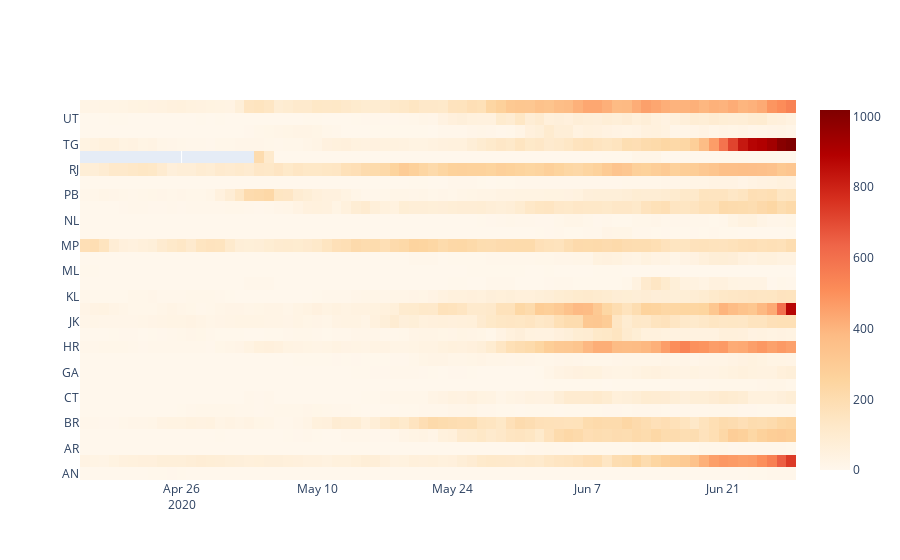

Notebook code for this chart:
### Code cell
fig = go.Figure(data=go.Heatmap(df_to_plotly(rem_state_df),colorscale='OrRd'))
fig.show()

### Figure 1 — Plotly figure (JSON) as saved in the notebook; plotly's stock layout.template omitted (floating-point values rounded to 4 significant figures; data arrays with more than 128 entries replaced by an {"elided": "..."} marker saying what was removed)
{"data": [{"colorscale": [[0, "rgb(255,247,236)"], [0.125, "rgb(254,232,200)"], [0.25, "rgb(253,212,158)"], [0.375, "rgb(253,187,132)"], [0.5, "rgb(252,141,89)"], [0.625, "rgb(239,101,72)"], [0.75, "rgb(215,48,31)"], [0.875, "rgb(179,0,0)"], [1, "rgb(127,0,0)"]], "type": "heatmap", "x": ["2020-04-16", "2020-04-17", "2020-04-18", "2020-04-19", "2020-04-20", "2020-04-21", "2020-04-22", "2020-04-23", "2020-04-24", "2020-04-25", "2020-04-26", "2020-04-27", "2020-04-28", "2020-04-29", "2020-04-30", "2020-05-01", "2020-05-02", "2020-05-03", "2020-05-04", "2020-05-05", "2020-05-06", "2020-05-07", "2020-05-08", "2020-05-09", "2020-05-10", "2020-05-11", "2020-05-12", "2020-05-13", "2020-05-14", "2020-05-15", "2020-05-16", "2020-05-17", "2020-05-18", "2020-05-19", "2020-05-20", "2020-05-21", "2020-05-22", "2020-05-23", "2020-05-24", "2020-05-25", "2020-05-26", "2020-05-27", "2020-05-28", "2020-05-29", "2020-05-30", "2020-05-31", "2020-06-01", "2020-06-02", "2020-06-03", "2020-06-04", "2020-06-05", "2020-06-06", "2020-06-07", "2020-06-08", "2020-06-09", "2020-06-10", "2020-06-11", "2020-06-12", "2020-06-13", "2020-06-14", "2020-06-15", "2020-06-16", "2020-06-17", "2020-06-18", "2020-06-19", "2020-06-20", "2020-06-21", "2020-06-22", "2020-06-23", "2020-06-24", "2020-06-25", "2020-06-26", "2020-06-27", "2020-06-28"], "y": ["AN", "AP", "AR", "AS", "BR", "CH", "CT", "DN", "GA", "HP", "HR", "JH", "JK", "KA", "KL", "LA", "ML", "MN", "MP", "MZ", "NL", "OR", "PB", "PY", "RJ", "SK", "TG", "TR", "UT", "WB"], "z": {"elided": "30x74 float values"}}], "layout": {}}
